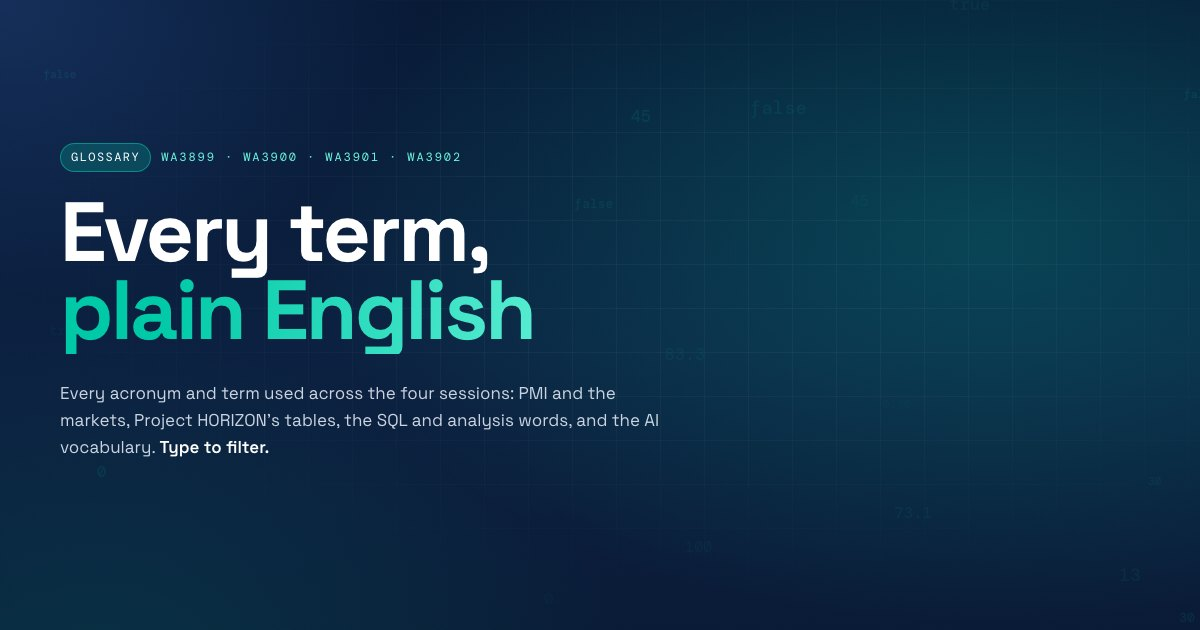
#> input picture images/og-gl.jpg, 1200 x 630 px
$ python -i build.py   (imports and definitions only)
#> lines starting #> are read from the running program, lines starting #| are printed output that depends on the picture; after the words box and inside, x2 and y2 are one past the last pixel; in counts of white or black regions, pixels touching at a corner belong together
### _src/art.py
"""Hero art for the four session pages, drawn in code so it stays crisp, themable and tiny.

Each function returns an inline <svg> string. The builder inlines it into the page (so it
uses the page fonts) and, for cards, re-prefixes the ids so two copies can share a page.
"""
import math
import random
import re

MONO = "DM Mono, ui-monospace, monospace"
SANS = "Space Grotesk, system-ui, sans-serif"


# --------------------------------------------------------------------------- Session 1
# [120 lines left out: function art_s1, not called in this run]


# --------------------------------------------------------------------------- Session 2 (two profiles)
PROFILE = ("M150,52 C214,50 260,92 266,160 C270,188 268,204 272,224 C274,236 268,244 270,252 "
           "C276,276 292,300 300,322 C303,331 298,338 290,340 C282,342 280,350 284,356 "
           "C290,366 288,374 280,378 C286,384 286,394 278,398 C272,402 268,410 272,420 "
           "C278,436 276,456 262,466 C246,476 222,478 210,486 C204,500 204,530 206,560 "
           "L60,560 C64,520 70,490 66,460 C40,430 24,380 26,320 C28,210 62,54 150,52 Z")
FACE_W, FACE_H, FACE_OX, FACE_OY, FACE_STEP = 680, 600, 24, 14, 8.5


def _path_points(d, n=24):
    """Sample an M/C/L/Z path into polygon points."""
    toks = re.findall(r"[MCLZ]|-?\d+(?:\.\d+)?", d)
    pts, i, cur, cmd = [], 0, (0.0, 0.0), None
    while i < len(toks):
        t = toks[i]
        if t in "MCLZ":
            cmd = t
            i += 1
            if t == "Z":
                break
            continue
        if cmd == "M" or cmd == "L":
            cur = (float(toks[i]), float(toks[i + 1]))
            pts.append(cur)
            i += 2
        elif cmd == "C":
            c1 = (float(toks[i]), float(toks[i + 1]))
            c2 = (float(toks[i + 2]), float(toks[i + 3]))
            p = (float(toks[i + 4]), float(toks[i + 5]))
            for k in range(1, n + 1):
                s = k / n
                a = (1 - s) ** 3
                b = 3 * (1 - s) ** 2 * s
                c = 3 * (1 - s) * s * s
                e = s ** 3
                pts.append((a * cur[0] + b * c1[0] + c * c2[0] + e * p[0],
                            a * cur[1] + b * c1[1] + c * c2[1] + e * p[1]))
            cur = p
            i += 6
    return pts


def _hair_x(ly):
    pts = [(110, 245), (190, 200), (260, 165), (330, 112), (450, 74), (600, 60)]
    if ly <= pts[0][0]:
        return 1e9
    for (y0, x0), (y1, x1) in zip(pts, pts[1:]):
        if y0 <= ly <= y1:
            return x0 + (x1 - x0) * (ly - y0) / (y1 - y0)
    return 60


def face_dots():
    """Halftone dots for one profile (facing right) in the 680x600 design space: [x, y, r]."""
    from PIL import Image, ImageDraw, ImageFilter
    sc = 2
    mask = Image.new("L", (FACE_W * sc, FACE_H * sc), 0)
#> mask: PIL image 1360x1200 L; every value is 0
    poly = [((x + FACE_OX) * sc, (y + FACE_OY) * sc) for x, y in _path_points(PROFILE)]
    ImageDraw.Draw(mask).polygon(poly, fill=255)
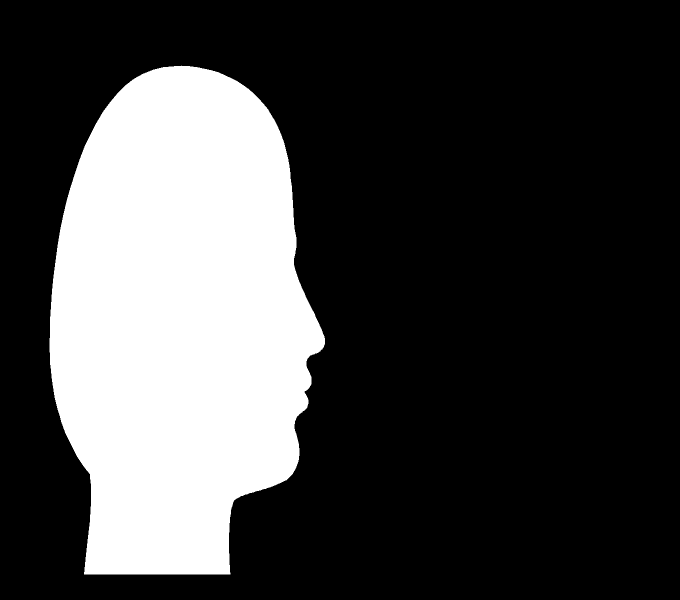
#> mask: PIL image 1360x1200 L (shown at 1/2 size); 25.9% white; 1 white region, box (x1, y1, x2, y2) and area: (99, 131, 650, 1149) 422785
    inner = mask.filter(ImageFilter.MinFilter(19))
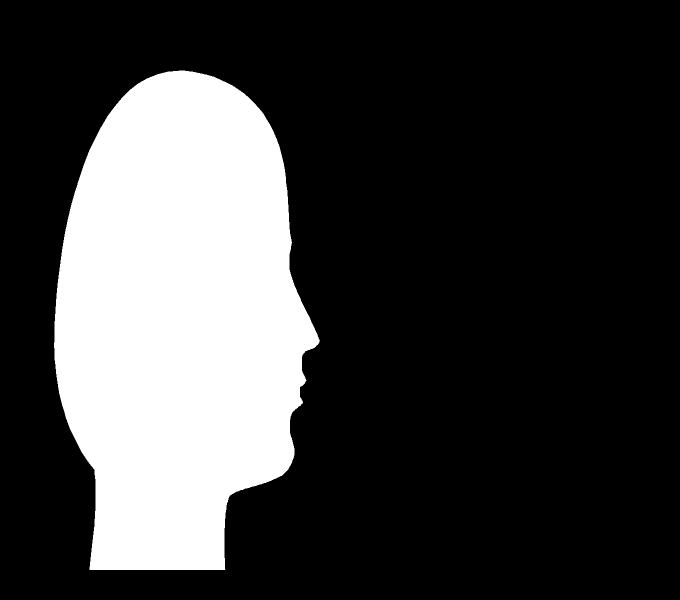
#> inner: PIL image 1360x1200 L (shown at 1/2 size); 24.1% white; 1 white region, box (x1, y1, x2, y2) and area: (108, 141, 640, 1140) 394035
    dots = []
    step = FACE_STEP
    y = step / 2
    while y < FACE_H:
        x = step / 2
        while x < FACE_W / 2:
            px, py = int(x * sc), int(y * sc)
            if mask.getpixel((px, py)) > 128:
                lx, ly = x - FACE_OX, y - FACE_OY
                rim = inner.getpixel((px, py)) < 128
                if ly < 110 or lx < _hair_x(ly):
                    L = 0.13 + 0.13 * max(0.0, math.sin(lx * 0.23 + ly * 0.09)) + (0.1 if rim and ly < 200 else 0)
                else:
                    L = 0.36 + 0.5 * min(1, max(0, (lx - 60) / 240))
                    L -= 0.12 * ((ly - 290) / 270) ** 2
                    if ((lx - 240) / 13) ** 2 + ((ly - 262) / 6) ** 2 < 1:
                        L = 0.06
                    elif ((lx - 236) / 22) ** 2 + ((ly - 245) / 4.5) ** 2 < 1:
                        L = 0.14
                    if ((lx - 286) / 6) ** 2 + ((ly - 346) / 3.5) ** 2 < 1:
                        L = 0.16
                    if 258 < lx < 286 and abs(ly - 379) < 3:
                        L = 0.14
                    dd = math.hypot(lx - 156, (ly - 304) * 0.72)
                    if 13 < dd < 21:
                        L = 0.22
                    if ((lx - 238) / 42) ** 2 + ((ly - 318) / 34) ** 2 < 1:
                        L += 0.1
                    if lx > 110 and ly > 446 + (lx - 150) * 0.22:
                        L -= 0.22
                    if rim and lx > 190:
                        L += 0.2
                L = max(0.0, min(1.0, L))
                if L > 0.04:
                    dots.append([round(x, 1), round(y, 1), round(step * 0.52 * math.sqrt(L), 2)])
            x += step
        y += step
#> after the loop, dots = 1470 items, first 6: [148.8, 72.2, 2.44], [157.2, 72.2, 2.12], [165.8, 72.2, 1.71], [174.2, 72.2, 2.18], [182.8, 72.2, 1.59], [191.2, 72.2, 1.59]; y = 607.8
    return dots


# [90 lines left out: functions art_s2_static, art_s3, not called in this run]


# --------------------------------------------------------------------------- Session 4
DOG = ("M44,214 C30,214 14,216 8,208 C4,202 10,198 18,202 C26,206 36,206 44,200 "
       "C36,184 34,156 46,132 C56,112 72,96 86,80 C92,72 96,62 98,50 "
       "L100,16 C101,10 106,10 108,14 L120,36 "
       "C126,34 134,36 140,40 C150,44 162,46 172,50 C178,52 180,58 176,62 "
       "C172,66 162,68 152,70 C146,72 142,76 140,82 "
       "C144,98 146,118 142,140 L144,206 C150,207 154,211 150,214 L126,214 "
       "C128,198 128,176 124,160 C118,174 110,184 98,190 "
       "C102,198 106,206 112,214 Z")


# [111 lines left out: functions art_s4, prefix_ids, not called in this run]

### _src/build.py
#!/usr/bin/env python3
"""Build the Project HORIZON Data Analyst lab guides into ../ (static, GitHub Pages ready).

    python3 _src/build.py          # writes index.html, session1-4.html, glossary.html

Pages live in _src/pages/*.html as three blocks: <!--HERO-->, <!--BRIEF--> (optional) and
<!--MAIN-->. Inside them, a few short tags expand into the full components:

    <prompt model="sonnet" note="…">raw text</prompt>      Claude Desktop prompt, copy button
    <sql note="…">raw SQL</sql>                             SQLTools block, highlighted, copy button
    <out label="…">raw text</out>                           an output / error block
    <predict id="s1-x" [opts="yes|no"] [ph="…"]>question</predict>
    <reveal id="s1-x" title="…" [nogut]>html</reveal>
    <chat [hints="a|b"]>text</chat>      <unmute>text</unmute>
    <stephead step="step1" n="1" eyebrow="…" mins="5 min" model="sonnet">Title|dek</stephead>
    {{CHART:name}}  {{ART:name}}  {{ART:name:prefix}}  {{ICON:name}}  {{DOTS}}

The table of contents is generated from elements carrying data-toc (plus data-toc-grp and
data-toc-sub).
"""
import json
import os
import re
import sys
import zipfile
from html import escape

HERE = os.path.dirname(os.path.abspath(__file__))
OUT = os.path.dirname(HERE)
sys.path.insert(0, HERE)
import art      # noqa: E402
import charts   # noqa: E402

SITE = "https://varoonsahgal.github.io/pmidataanalyst-labs/"

PAGES = [
    dict(key="s0", file="index.html", hue="s0", fx="embers", scene=True, nav="Start here",
         title="Start here", short="Start here",
         desc="Lab guides for the PMI Data Analyst Future Skills class: four sessions, one fictional warehouse (Project HORIZON), one rule. AI answers. Data decides. You sign."),
    dict(key="s1", file="session1.html", hue="s1", fx="tokens", nav="1", long="Mind-reader",
         title="Session 1 · Mind-reader not included", short="Mind-reader not included",
         desc="Session 1 · Prompt Engineering for Analytics (WA3899). What you don't say, it makes up. Ground the prompt, find the silent zero, build a reusable template."),
    dict(key="s2", file="session2.html", hue="s2", fx="rows", nav="2", long="Deepfake data",
         title="Session 2 · Deepfake data", short="Deepfake data",
         desc="Session 2 · Generative Analytics Engineering (WA3900). Realistic is not real. Plan on the premium model, prove it in the warehouse, produce on the thrifty model, then count."),
    dict(key="s3", file="session3.html", hue="s3", fx="percent", nav="3", long="Compared to what?",
         title="Session 3 · Compared to what?", short="Compared to what?",
         desc="Session 3 · Evidence-Based Reasoning (WA3901). No baseline, no claim. Turn a confident dashboard sentence into a hypothesis, test it, and rate the evidence."),
    dict(key="s4", file="session4.html", hue="s4", fx="stars", nav="4", long="The dog that didn't bark",
         title="Session 4 · The dog that didn't bark", short="The dog that didn't bark",
         desc="Session 4 · AI Judgment & Bias Awareness (WA3902). Read for what's missing. Confirm each suspicion in the warehouse, then validate, caveat or escalate."),
    dict(key="gl", file="glossary.html", hue="gl", fx="rows", nav="Glossary", title="Glossary", short="Glossary", short_mast=True,
         desc="Every term and acronym from the four PMI Data Analyst sessions, in plain English."),
]
NAV_DOT = {"s1": "#FF4A00", "s2": "#00C9A7", "s3": "#E8A320", "s4": "#5B86F0"}

# Instructor guides: one hub plus one guide per session. Built with guide_html(): noindex, their own
# nav, assets/guide.css on top of site.css, and never linked from the student pages.
GUIDES = [
    dict(key="i0", file="instructor.html", hue="s0", fx="embers", nav="Hub", short="Instructor hub",
         title="Instructor hub", student="index.html",
         pin="AI answers. Data decides. You sign. Every guide on this site serves that one sentence.",
         desc="Instructor guides for the PMI Data Analyst Future Skills class: the basics from zero, then one guide per session."),
    dict(key="i1", file="instructor-s1.html", hue="s1", fx="tokens", nav="S1", dot="s1", short="Session 1 guide",
         title="Session 1 instructor guide · Mind-reader not included", student="session1.html",
         pin="What you don't say, the model makes up. Your job is to say it, then check the number.",
         desc="Instructor guide for Session 1 (WA3899): the lab taught from zero, every number explained, a timed script and the fixes."),
    dict(key="i2", file="instructor-s2.html", hue="s2", fx="rows", nav="S2", dot="s2", short="Session 2 guide",
         title="Session 2 instructor guide · Deepfake data", student="session2.html",
         pin="Realistic is not real. Plan on the expensive model, prove the plan in the warehouse, let the cheap model type, then count.",
         desc="Instructor guide for Session 2 (WA3900): the lab taught from zero, every number explained, a timed script and the fixes."),
    dict(key="i3", file="instructor-s3.html", hue="s3", fx="percent", nav="S3", dot="s3", short="Session 3 guide",
         title="Session 3 instructor guide · Compared to what?", student="session3.html",
         pin="No baseline, no claim. If you can't say what a number is compared to, it isn't a finding yet.",
         desc="Instructor guide for Session 3 (WA3901): the lab taught from zero, every number explained, a timed script and the fixes."),
    dict(key="i4", file="instructor-s4.html", hue="s4", fx="stars", nav="S4", dot="s4", short="Session 4 guide",
         title="Session 4 instructor guide · The dog that didn't bark", student="session4.html",
         pin="Read for what's missing. AI output never warns you about its own gaps, so you find them and confirm each one in the warehouse.",
         desc="Instructor guide for Session 4 (WA3902): the lab taught from zero, every number explained, a timed script and the fixes."),
]

LANES = {"do": "Students do", "see": "They see", "mean": "It means", "say": "You say",
         "you": "You do", "watch": "Watch for"}

ICONS = {
    "target": '<svg viewBox="0 0 24 24" fill="none" stroke="currentColor" stroke-width="2" stroke-linecap="round"><circle cx="12" cy="12" r="9"/><circle cx="12" cy="12" r="5"/><circle cx="12" cy="12" r="1.2" fill="currentColor"/><path d="M12 1v4M12 19v4M1 12h4M19 12h4"/></svg>',
    "chat": '<svg viewBox="0 0 24 24" fill="none" stroke="currentColor" stroke-width="2" stroke-linejoin="round"><path d="M4 5h16v11H9l-5 4z"/><path d="M8 9.5h8M8 12.5h5" stroke-linecap="round"/></svg>',
    "mic": '<svg viewBox="0 0 24 24" fill="none" stroke="currentColor" stroke-width="2" stroke-linecap="round"><rect x="9" y="3" width="6" height="11" rx="3"/><path d="M5.5 11a6.5 6.5 0 0 0 13 0M12 17.5V21M8.5 21h7"/></svg>',
    "eye": '<svg viewBox="0 0 24 24" fill="none" stroke="currentColor" stroke-width="2"><path d="M2 12s3.6-7 10-7 10 7 10 7-3.6 7-10 7S2 12 2 12z"/><circle cx="12" cy="12" r="3"/></svg>',
    "clock": '<svg viewBox="0 0 24 24" fill="none" stroke="currentColor" stroke-width="2" stroke-linecap="round"><circle cx="12" cy="12" r="9"/><path d="M12 7v5l3 2"/></svg>',
    "copy": '<svg viewBox="0 0 24 24" fill="none" stroke="currentColor" stroke-width="2"><rect x="8" y="8" width="12" height="12" rx="2"/><path d="M16 8V5a1 1 0 0 0-1-1H5a1 1 0 0 0-1 1v10a1 1 0 0 0 1 1h3"/></svg>',
    "claude": '<svg viewBox="0 0 24 24" fill="currentColor"><path d="M12 2l1.6 6.2L19 4.6l-3.6 5.4L22 12l-6.6 1.9 3.6 5.5-5.4-3.6L12 22l-1.6-6.2L5 19.4l3.6-5.5L2 12l6.6-1.9L5 4.6l5.4 3.6z"/></svg>',
    "db": '<svg viewBox="0 0 24 24" fill="none" stroke="currentColor" stroke-width="2"><ellipse cx="12" cy="5.5" rx="7.5" ry="2.8"/><path d="M4.5 5.5v13c0 1.5 3.4 2.8 7.5 2.8s7.5-1.3 7.5-2.8v-13M4.5 12c0 1.5 3.4 2.8 7.5 2.8s7.5-1.3 7.5-2.8"/></svg>',
    "out": '<svg viewBox="0 0 24 24" fill="none" stroke="currentColor" stroke-width="2" stroke-linecap="round"><path d="M4 6h16M4 12h10M4 18h7"/></svg>',
    "arrow": '<svg viewBox="0 0 24 24" fill="none" stroke="currentColor" stroke-width="2.2" stroke-linecap="round" stroke-linejoin="round"><path d="M5 12h14M13 6l6 6-6 6"/></svg>',
    "down": '<svg viewBox="0 0 24 24" fill="none" stroke="currentColor" stroke-width="2.2" stroke-linecap="round" stroke-linejoin="round"><path d="M12 5v14M6 13l6 6 6-6"/></svg>',
    "ext": '<svg viewBox="0 0 24 24" fill="none" stroke="currentColor" stroke-width="2.2" stroke-linecap="round" stroke-linejoin="round"><path d="M7 17L17 7M9 7h8v8"/></svg>',
    "check": '<svg viewBox="0 0 24 24" fill="none" stroke="currentColor" stroke-width="3.2" stroke-linecap="round" stroke-linejoin="round"><path d="M5 12.5l4.5 4.5L19 7.5"/></svg>',
    "theme": '<svg viewBox="0 0 24 24" fill="none" stroke="currentColor" stroke-width="2" stroke-linecap="round"><path d="M12 3a9 9 0 1 0 9 9 7 7 0 0 1-9-9z"/></svg>',
    "menu": '<svg viewBox="0 0 24 24" fill="none" stroke="currentColor" stroke-width="2.2" stroke-linecap="round"><path d="M4 7h16M4 12h16M4 17h16"/></svg>',
    "search": '<svg viewBox="0 0 24 24" fill="none" stroke="currentColor" stroke-width="2.2" stroke-linecap="round"><circle cx="11" cy="11" r="7"/><path d="M20 20l-4-4"/></svg>',
    "paste": '<svg viewBox="0 0 24 24" fill="none" stroke="currentColor" stroke-width="2" stroke-linejoin="round"><rect x="6" y="4" width="12" height="17" rx="2"/><path d="M9 4V3h6v1M9 10h6M9 14h4" stroke-linecap="round"/></svg>',
    "run": '<svg viewBox="0 0 24 24" fill="currentColor"><path d="M7 4.5v15l12.5-7.5z"/></svg>',
    "read": '<svg viewBox="0 0 24 24" fill="none" stroke="currentColor" stroke-width="2" stroke-linecap="round"><path d="M4 19V9M10 19V5M16 19v-7M22 19H2"/></svg>',
}

MODELS = {
    "sonnet": ("sonnet", "Claude Desktop · Sonnet"),
    "opus": ("opus", "Claude Desktop · Opus (premium)"),
    "haiku": ("haiku", "Claude Desktop · Haiku (thrifty)"),
    "none": ("none", "SQLTools only · no model"),
    "any": ("sonnet", "Claude Desktop"),
    "code": ("opus", "Claude Code · Code tab"),
}

# --------------------------------------------------------------------------- SQL highlighting
SQL_KW = set("""SELECT FROM WHERE AND OR NOT JOIN LEFT ON USING GROUP BY ORDER AS IN IS NULL DISTINCT
FILTER WITH CASE WHEN THEN ELSE END ROLLUP LIMIT DESC ASC DATE TRUE FALSE DROP TABLE IF EXISTS CREATE
INSERT INTO VALUES NUMERIC TEXT BOOLEAN""".split())
SQL_FN = set("count sum avg round date_trunc coalesce nullif bool_or min max".split())
TOKEN = re.compile(r"(--[^\n]*)|('(?:[^']|'')*')|(\b\d+(?:\.\d+)?\b)|([A-Za-z_][A-Za-z_0-9]*)|(\s+)|(.)", re.S)


# [33 lines left out: functions hl_sql, hl_prompt, dedent, not called in this run]


def attrs(s):
    return dict(re.findall(r'([a-z-]+)="([^"]*)"', s)) | {k: "" for k in re.findall(r'\s([a-z-]+)(?=\s|$)', " " + re.sub(r'([a-z-]+)="[^"]*"', "", s))}


# [19 lines left out: function code_block, not called in this run]


def expand(src):
    """Expand the short tags. Code bodies are lifted out first so nothing else touches them."""
    stash = []

    def keep(html):
        stash.append(html)
        return f"\x00{len(stash) - 1}\x00"

    src = re.sub(r"<(prompt|sql|out)((?:\s[^>]*)?)>(.*?)</\1>",
                 lambda m: keep(code_block(m.group(1), attrs(m.group(2) or ""), m.group(3))), src, flags=re.S)

    # [16 lines left out: function predict, not called in this run]

    src = re.sub(r"<predict((?:\s[^>]*)?)>(.*?)</predict>", predict, src, flags=re.S)

    # [7 lines left out: function reveal, not called in this run]

    # reveals can nest charts but never other reveals
    src = re.sub(r"<reveal((?:\s[^>]*)?)>(.*?)</reveal>", reveal, src, flags=re.S)

    # [8 lines left out: function chat, not called in this run]

    src = re.sub(r"<chat((?:\s[^>]*)?)>(.*?)</chat>", chat, src, flags=re.S)
    src = re.sub(r"<unmute>(.*?)</unmute>",
                 lambda m: (f'<div class="unmute rise"><span class="ico" aria-hidden="true">{ICONS["mic"]}</span>'
                            f'<span class="box-lbl">Unmute moment</span><p>{m.group(1).strip()}</p></div>'), src, flags=re.S)

    # [13 lines left out: function stephead, not called in this run]

    src = re.sub(r"<stephead((?:\s[^>]*)?)>(.*?)</stephead>", stephead, src, flags=re.S)

    # instructor guides: walked-step lanes and the recurring "Back to the point" box
    # [4 lines left out: function lane, not called in this run]

    src = re.sub(r'<lane ([a-z]+)((?:\s[^>]*)?)>(.*?)</lane>', lane, src, flags=re.S)
    src = re.sub(r"<point>(.*?)</point>",
                 lambda m: f'<div class="point rise"><span class="k">Back to the point</span><p>{m.group(1).strip()}</p></div>',
                 src, flags=re.S)

    # [11 lines left out: function tok, not called in this run]

    src = re.sub(r"\{\{(CHART|ICON|ART):([a-z0-9:-]+)\}\}", tok, src)
    src = src.replace("{{DOTS}}", escape(json.dumps(FACE_DOTS, separators=(",", ":"))))
    src = re.sub("\x00(\\d+)\x00", lambda m: stash[int(m.group(1))], src)
    return src


FACE_DOTS = art.face_dots()
#> FACE_DOTS has the same summary as dots in face_dots
FACES_ALT = ("Two faces in profile, nose to nose: the left one drawn in teal dots (real), "
             "the right one its mirror image in orange pixels (synthetic).")
ART = {
    "s1": art.art_s1,
    "s2": lambda: f'<img src="images/faces-labelled.svg" alt="{FACES_ALT}" width="680" height="620">',
    "s2-nolabel": lambda: f'<img src="images/faces.svg" alt="{FACES_ALT}" width="680" height="620" loading="lazy">',
    "s3": art.art_s3,
    "s4": art.art_s4,
}


# [258 lines left out: functions build_toc, page_html, guide_html, split_blocks, write_images, not called in this run]


# Session 4 Part 2 fallback: the reference MCP server, zipped from the warehouse folder.
MCP_LAB = os.path.join(OUT, "..", "horizon-warehouse", "mcp-lab")
MCP_ZIP = ["server.py", "check.py", "requirements.txt", "README.md"]


# [41 lines left out: functions write_mcp_zip, main, not called in this run]


# [2 lines not run here, left out]

>>> import cv2
>>> picture = cv2.imread('../images/og-gl.jpg', cv2.IMREAD_GRAYSCALE)
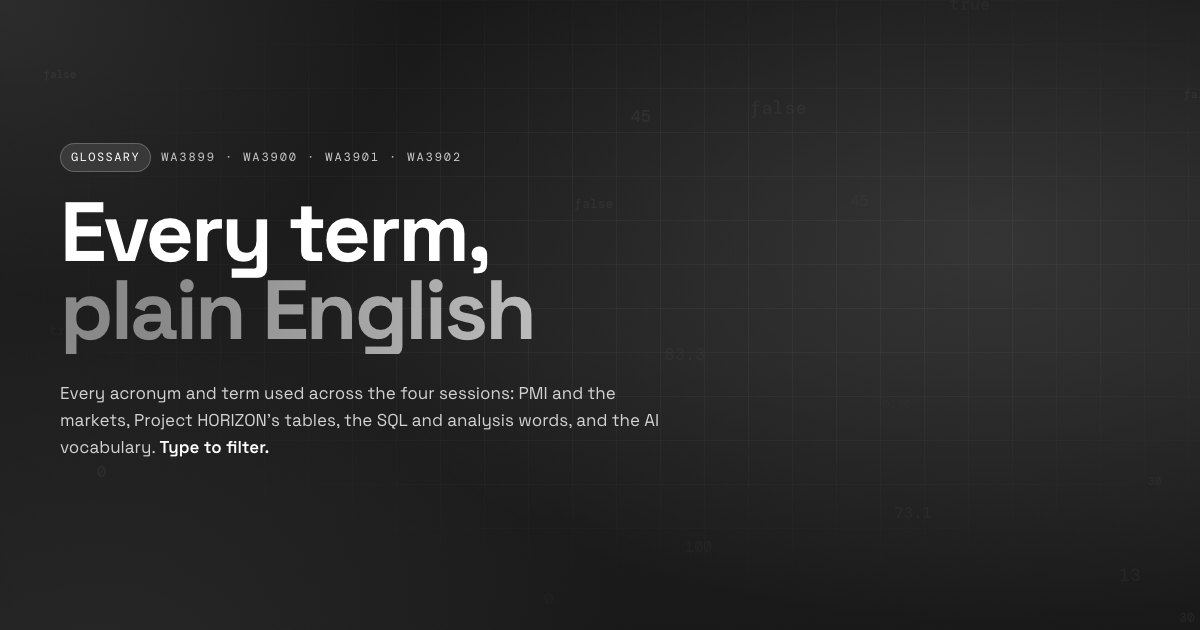
#> picture: shape (630, 1200); min 9, max 255, mean 42.1
#> (the run stopped early here; a loop or call above may not have finished)
